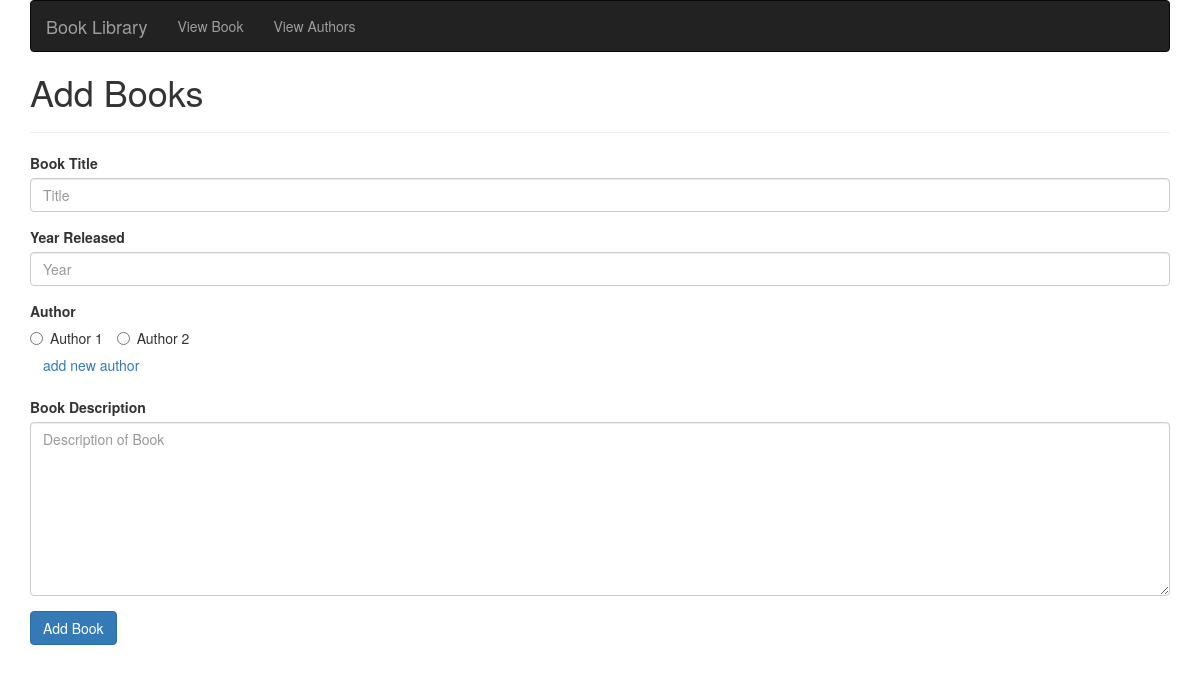
The app's page /addBooks.php, older data.
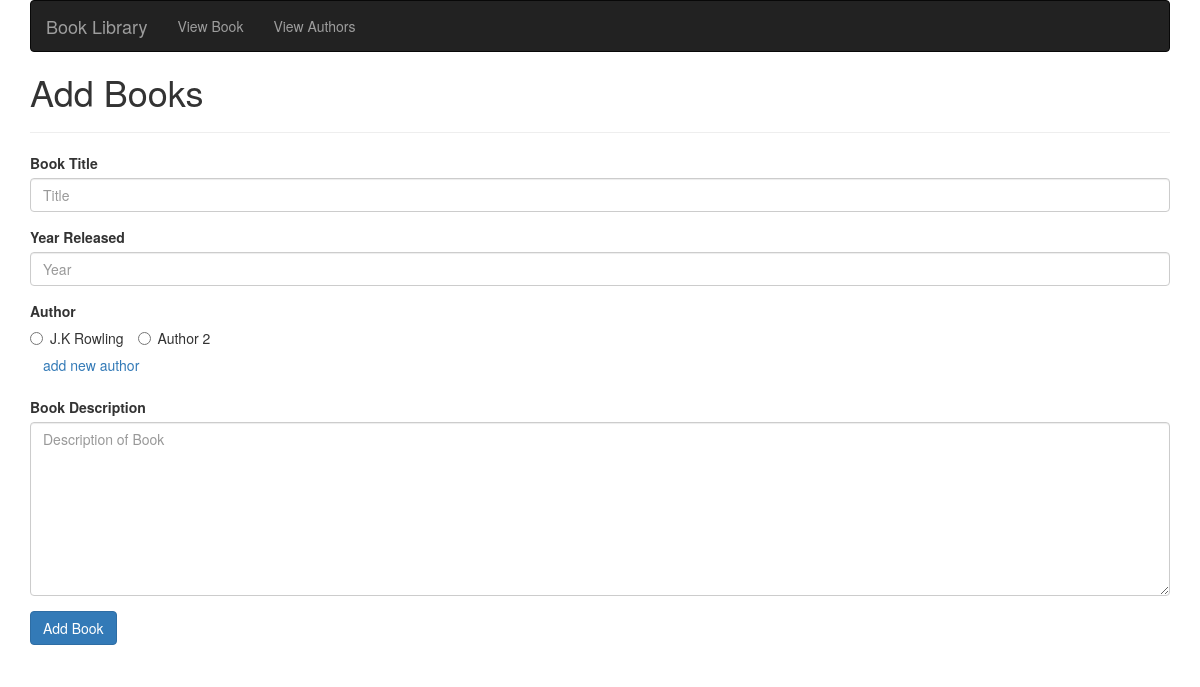
The same page, newer data.
### tables this page shows
CREATE TABLE `authors` (
  `id` tinyint(6) NOT NULL,
  `name` varchar(100) NOT NULL
);

### addBooks.php (the view, shortened to what this page needs)
<?php
	require("templates/databaseConnection.php");
	$sql = "SELECT * FROM `authors`";
	$result = mysqli_query($dbc, $sql);
	if(!$result){
		die("Something went wrong, can't get authors");
	} else {
		$allAuthors = mysqli_fetch_all($result, MYSQLI_ASSOC);
	}
 ?>
<!DOCTYPE html>
<html>
	<head>
		<?php require("templates/styles.php"); ?>
	</head>
	<body>
		<div class="container">
			<?php require("templates/nav.php"); ?>
			<h1>Add Books</h1>
			<hr>
			<form action="addBooks.php" method="post">
				<div class="form-group">
					<label for="title">Book Title</label>
					<input type="text" class="form-control" id="title" name="title" placeholder="Title" value="<?php if(isset($_POST['title'])){ echo $_POST['title']; } ?>">
				</div>
				<div class="form-group">
					<label for="year">Year Released</label>
					<input type="number" class="form-control" id="year" name="year" placeholder="Year" value="<?php if(isset($_POST['year'])){ echo $_POST['year']; } ?>">
				</div>
				<div class="form-group">
					<label for="author">Author</label><br>
					<?php foreach($allAuthors as $singleAuthor): ?>
						<label class="radio-inline"><input type="radio" <?php if(isset($_POST['authorid']) && $_POST['authorid'] == $singleAuthor['id']): ?>checked<?php endif; ?> name="authorid" value="<?= $singleAuthor['id']; ?>"><?= $singleAuthor['name']; ?></label>
					<?php endforeach; ?>
					<br>
					<button type="button" name="button" id="addNewAuthor" class="btn btn-link">add new author</button>
				</div>
				<div class="form-group">
					<label for="description">Book Description</label>
					<textarea name="description" rows="8" cols="80" class="form-control" placeholder="Description of Book"><?php if(isset($_POST['description'])){ echo $_POST['description']; } ?></textarea>
				</div>
				<div class="form-group">
					<button type="submit" class="btn btn-primary" name="button">Add Book</button>
				</div>
			</form>
		</div>
	</body>
</html>

Row changes from the older to the newer data that the page shows:
changed authors: authorid "☐ Author 1" → "☐ J.K Rowling"; name "Author 1" → "J.K Rowling"
